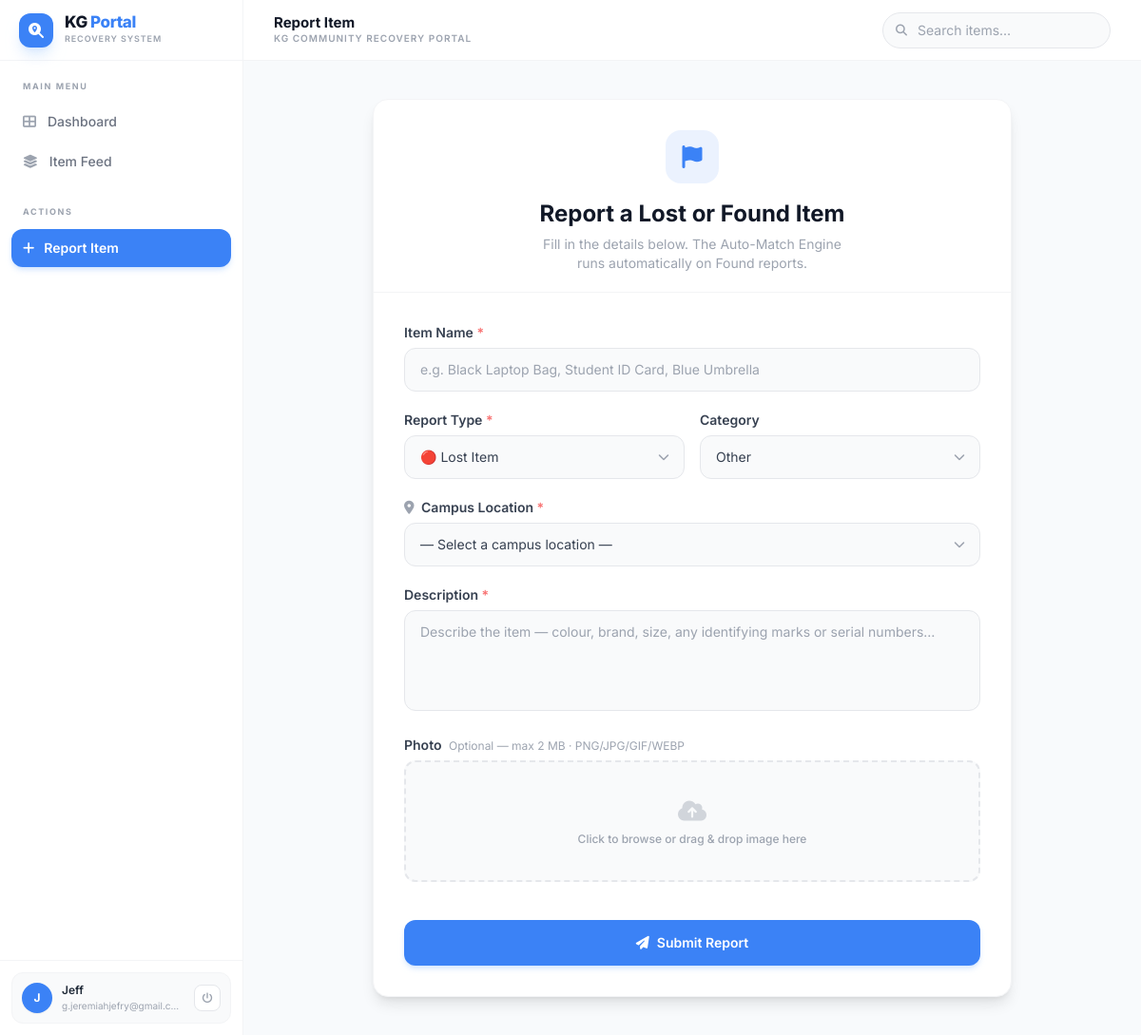
/report (signed in), run on the app's committed database.
### app.py (models this page shows, shortened)
class User(UserMixin, db.Model):
    __tablename__ = 'user'
    id            = db.Column(db.Integer, primary_key=True)
    username      = db.Column(db.String(80),  unique=True, nullable=False, index=True)
    email         = db.Column(db.String(120), unique=True, nullable=False, index=True)
    password_hash = db.Column(db.String(256), nullable=False)
    created_at    = db.Column(db.DateTime, default=datetime.utcnow, nullable=False)
    items = db.relationship('Item', backref='reporter', lazy='select',
                            cascade='all, delete-orphan')

### app.py (the view, shortened to what this page needs)
@app.route('/report', methods=['GET', 'POST'])
@login_required
def report():
    return render_template('report.html', location_zones=LOCATION_ZONES)

### app.py (called while the page is built)
@login_manager.user_loader
def load_user(user_id: str):
    return db.session.get(User, int(user_id))

### templates/report.html (shortened to what this page needs)
{% extends "base.html" %}
{% block page_title %}Report Item{% endblock %}
{% block content %}
<div class="flex justify-center py-2">
<div class="w-full max-w-2xl">
<div class="bg-white rounded-2xl border border-gray-100 shadow-lg overflow-hidden">
    <div class="px-6 md:px-8 pt-8 pb-5 text-center border-b border-gray-100">
        <div class="w-14 h-14 rounded-2xl bg-brand/10 flex items-center justify-center mx-auto mb-4">
            <i class="fa-solid fa-flag text-2xl text-brand"></i>
        </div>
        <h2 class="text-xl md:text-2xl font-bold text-gray-900">Report a Lost or Found Item</h2>
        <p class="text-sm text-gray-400 mt-1.5 max-w-xs mx-auto">
            Fill in the details below. The Auto-Match Engine runs automatically on Found reports.
        </p>
    </div>
    <form id="report-form" method="POST" enctype="multipart/form-data" novalidate class="p-6 md:p-8 space-y-5">
        <div>
            <label for="title" class="block text-sm font-semibold text-gray-700 mb-1.5">
                Item Name <span class="text-red-400">*</span>
            </label>
            <input type="text" name="title" id="title" required
                class="w-full px-4 py-3 bg-gray-50 border border-gray-200 rounded-xl text-gray-800
                       placeholder-gray-400 focus:outline-none focus:ring-2 focus:ring-blue-100
                       focus:border-brand transition-all text-sm"
                placeholder="e.g. Black Laptop Bag, Student ID Card, Blue Umbrella">
        </div>
        <div class="grid grid-cols-1 sm:grid-cols-2 gap-4">
            <div>
                <label for="status" class="block text-sm font-semibold text-gray-700 mb-1.5">
                    Report Type <span class="text-red-400">*</span>
                </label>
                <div class="relative">
                    <select name="status" id="status" required
                        class="w-full px-4 py-3 bg-gray-50 border border-gray-200 rounded-xl text-gray-700
                               focus:outline-none focus:ring-2 focus:ring-blue-100 focus:border-brand
                               transition-all text-sm cursor-pointer appearance-none">
                        <option value="LOST" selected>🔴  Lost Item</option>
                    </select>
                </div>
            </div>
            <div>
                <label for="category" class="block text-sm font-semibold text-gray-700 mb-1.5">
                    Category
                </label>
                <div class="relative">
                    <select name="category" id="category"
                        class="w-full px-4 py-3 bg-gray-50 border border-gray-200 rounded-xl text-gray-700
                               focus:outline-none focus:ring-2 focus:ring-blue-100 focus:border-brand
                               transition-all text-sm cursor-pointer appearance-none">
                        <option value="OTHER" selected>Other</option>
                    </select>
                </div>
            </div>
        </div>
        <div>
            <label for="location" class="block text-sm font-semibold text-gray-700 mb-1.5">
                <i class="fa-solid fa-location-dot text-gray-400 mr-1"></i>
                Campus Location <span class="text-red-400">*</span>
            </label>
            <div class="relative">
                <select name="location" id="location" required
                    class="w-full px-4 py-3 bg-gray-50 border border-gray-200 rounded-xl text-gray-700
                           focus:outline-none focus:ring-2 focus:ring-blue-100 focus:border-brand
                           transition-all text-sm cursor-pointer appearance-none">
                    <option value="" disabled selected>— Select a campus location —</option>
                </select>
            </div>
        </div>
        <div>
            <label for="description" class="block text-sm font-semibold text-gray-700 mb-1.5">
                Description <span class="text-red-400">*</span>
            </label>
            <textarea name="description" id="description" rows="4" required
                class="w-full px-4 py-3 bg-gray-50 border border-gray-200 rounded-xl text-gray-800
                       placeholder-gray-400 focus:outline-none focus:ring-2 focus:ring-blue-100
                       focus:border-brand transition-all text-sm resize-none"
                placeholder="Describe the item — colour, brand, size, any identifying marks or serial numbers…"></textarea>
        </div>
        <div>
            <label class="block text-sm font-semibold text-gray-700 mb-1.5">
                Photo
                <span class="text-gray-400 font-normal text-xs ml-1">Optional — max 2 MB · PNG/JPG/GIF/WEBP</span>
            </label>
            <div id="drop-zone"
                 class="relative flex flex-col items-center justify-center w-full h-32
                        bg-gray-50 border-2 border-dashed border-gray-200 rounded-xl
                        cursor-pointer hover:border-brand hover:bg-blue-50/30
                        transition-all group"
                 onclick="document.getElementById('image').click()"
                 ondragover="handleDragOver(event)"
                 ondragleave="handleDragLeave(event)"
                 ondrop="handleDrop(event)">
                <div id="drop-default">
                    <i class="fa-solid fa-cloud-arrow-up text-2xl text-gray-300
                              group-hover:text-brand transition-colors mb-1.5 block text-center"></i>
                    <p class="text-xs text-gray-400 group-hover:text-brand transition-colors font-medium text-center">
                        Click to browse or drag &amp; drop image here
                    </p>
                </div>
            </div>
        </div>
        <button type="submit"
            class="w-full py-3.5 bg-brand text-white font-semibold rounded-xl
                   hover:bg-brand-dark active:scale-[.98] transition-all
                   shadow-md shadow-blue-200/60 text-sm flex items-center justify-center gap-2">
            <i class="fa-solid fa-paper-plane text-sm"></i> Submit Report
        </button>
    </form>
</div>
</div>
</div>
{% endblock %}

### templates/base.html (shortened to what this page needs)
<!DOCTYPE html>
<html lang="en">
<head>
    <script src="https://cdn.tailwindcss.com"></script>
    <link rel="stylesheet"
          href="https://cdnjs.cloudflare.com/ajax/libs/font-awesome/6.5.1/css/all.min.css"
>
</head>
<body class="bg-surface font-sans text-gray-800 h-screen flex overflow-hidden antialiased">
<aside class="w-64 bg-white flex-col hidden md:flex shrink-0 shadow-sidebar border-r border-gray-100">
    <div class="h-16 flex items-center px-5 border-b border-gray-100 shrink-0">
        <div class="w-9 h-9 rounded-xl bg-brand shadow-lg shadow-blue-200/60 flex items-center justify-center mr-3 shrink-0">
            <i class="fa-solid fa-magnifying-glass-location text-white text-base"></i>
        </div>
        <div class="min-w-0">
            <p class="font-extrabold text-[17px] text-gray-900 tracking-tight leading-none">
                KG <span class="text-brand">Portal</span>
            </p>
            <p class="text-[9px] text-gray-400 font-semibold uppercase tracking-widest mt-0.5">
                Recovery System
            </p>
        </div>
    </div>
    <nav class="flex-1 px-3 py-5 space-y-0.5 overflow-y-auto">
        <p class="text-[9px] text-gray-400 font-bold uppercase tracking-[0.18em] px-3 mb-2.5">Main Menu</p>
        <a href="{{ url_for('dashboard') }}"
           class="flex items-center px-3 py-2.5 rounded-xl text-sm font-medium transition-all duration-150
                  {{ 'nav-link-active' if request.endpoint == 'dashboard'
                     else 'text-gray-500 hover:bg-gray-50 hover:text-gray-800' }}">
            <i class="fa-solid fa-table-cells-large mr-3 text-sm nav-icon
                      {{ '' if request.endpoint == 'dashboard' else 'text-gray-400' }}"></i>
            Dashboard
        </a>
        <a href="{{ url_for('feed') }}"
           class="flex items-center px-3 py-2.5 rounded-xl text-sm font-medium transition-all duration-150
                  {{ 'nav-link-active' if request.endpoint == 'feed'
                     else 'text-gray-500 hover:bg-gray-50 hover:text-gray-800' }}">
            <i class="fa-solid fa-layer-group mr-3 text-sm nav-icon
                      {{ '' if request.endpoint == 'feed' else 'text-gray-400' }}"></i>
            Item Feed
        </a>
        {% if current_user.is_authenticated %}
        <p class="text-[9px] text-gray-400 font-bold uppercase tracking-[0.18em] px-3 pt-6 pb-2.5">Actions</p>
        <a href="{{ url_for('report') }}"
           class="flex items-center gap-2.5 px-3 py-2.5 rounded-xl text-sm font-semibold
                  bg-brand text-white hover:bg-brand-dark transition-all
                  shadow-md shadow-blue-200/60 group">
            <i class="fa-solid fa-plus text-sm group-hover:rotate-90 transition-transform duration-300"></i>
            Report Item
        </a>
        {% endif %}
    </nav>
    <div class="p-3 border-t border-gray-100 shrink-0">
        {% if current_user.is_authenticated %}
        <div class="flex items-center gap-2.5 bg-gray-50 p-2.5 rounded-xl border border-gray-100">
            <div class="w-8 h-8 rounded-full bg-brand text-white flex items-center justify-center
                        font-bold text-xs shadow-sm shrink-0">
                {{ current_user.username[0]|upper }}
            </div>
            <div class="flex-1 min-w-0">
                <p class="text-xs font-semibold text-gray-800 truncate leading-tight">
                    {{ current_user.username }}
                </p>
                <p class="text-[10px] text-gray-400 truncate mt-0.5">{{ current_user.email }}</p>
            </div>
            <a href="{{ url_for('logout') }}" title="Sign Out"
               class="w-7 h-7 rounded-lg bg-white border border-gray-200
                      hover:bg-red-50 hover:text-red-500 hover:border-red-200
                      text-gray-400 flex items-center justify-center transition-colors shrink-0">
                <i class="fa-solid fa-power-off text-[11px]"></i>
            </a>
        </div>
        {% endif %}
    </div>
</aside>
<div class="flex-1 flex flex-col h-screen overflow-hidden">
    <header class="h-16 bg-white/95 backdrop-blur-xl border-b border-gray-100 flex items-center
                   justify-between px-5 lg:px-8 z-10 shrink-0">
        <div class="flex items-center">
            <div>
                <h1 class="text-[15px] font-bold text-gray-900 leading-tight">
                    {% block page_title %}Overview{% endblock %}
                </h1>
                <p class="text-[10px] text-gray-400 font-semibold tracking-widest uppercase hidden sm:block">
                    KG Community Recovery Portal
                </p>
            </div>
        </div>
        <form method="GET" action="{{ url_for('feed') }}" class="relative hidden sm:block">
            <i class="fa-solid fa-magnifying-glass absolute left-3.5 top-1/2 -translate-y-1/2 text-gray-400 text-xs"></i>
            <input type="text" name="q" placeholder="Search items…"
                   class="pl-9 pr-4 py-2 bg-gray-50 border border-gray-200 rounded-full text-sm
                          text-gray-700 focus:outline-none focus:ring-2 focus:ring-blue-100
                          focus:border-brand w-44 lg:w-60 transition-all placeholder-gray-400">
        </form>
    </header>
    <main class="flex-1 overflow-y-auto bg-surface p-5 md:p-8">
        <div class="max-w-6xl mx-auto">
            {% block content %}{% endblock %}
        </div>
    </main>
</div>
</body>
</html>

### data on the page
User: username "J", username "Jeff", email "g.jeremiahjefry@gmail.com"
